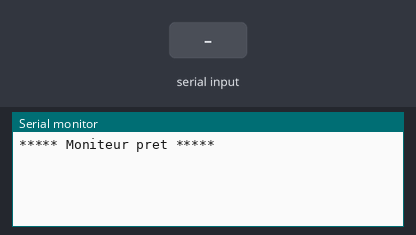
The sketch below on a simulated Arduino Uno, built with avr-gcc and run on an emulated ATmega328P. Parts: the last lines printed to the serial monitor. The test bench sets the inputs (shaded band).

Above: at 1.2 s.
1.3 s: "1" received over Serial
At 2.5 s:
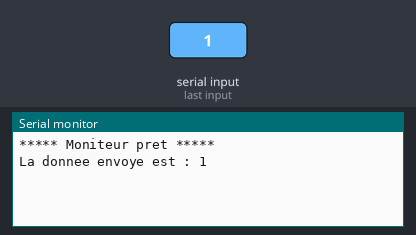
2.8 s: "0" received over Serial
At 4.0 s:
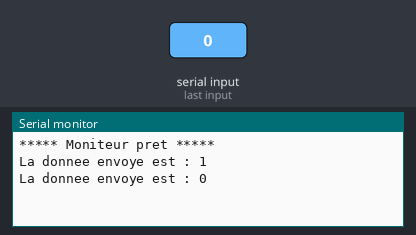
4.3 s: "2" received over Serial
At 5.1 s:
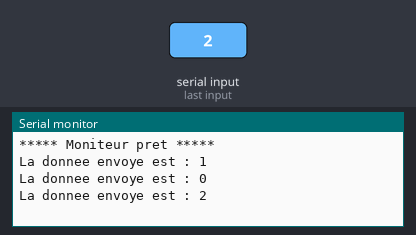

The sketch:

_02_Envoyer_des_donnees.ino
```cpp
/***** PLAISIR ARDUINO *****/
/*Le bute de ce projet est de transmetre et de recevoir
  des donées via le moniteur série.

  Matériels:
  - Carte Arduino UNO => http://www.arduino.cc/en/Main/ArduinoBoardUno
*/
void setup() {//Programme de configuration, initialisation et test.

  /****** CONFIGURATIONS ******/
  Serial.begin(9600); //Configuration du moniteur série.

  /****** INITIALISATIONS ******/

  /****** TEST *****/
  Serial.println("***** Moniteur pret *****");//Affichage d'un message.
  Serial.println();//Saut de ligne.

}//Fin de setup().

void loop() {//Programme principal.

  //Déclaration locale des variable utiles.
  char acquis_donnees; //Variable recevant les données transmise.

  //Déclaration local d'objet.
  String chaineCaractere; //Objet recevant les chaînes de caractères.

  //Contrôle de la présence de données dans le buffer.
  while (Serial.available() != 0) { //Condition d'execution de while.
    //Lecture du buffer et chargement des données.
    acquis_donnees = Serial.read(); //Chargement des données.
    //Chargement des données dans l'objet.
    chaineCaractere = chaineCaractere + acquis_donnees;
    delay(80);//Temporisation de traitement.
  }//while.

  //Affichage finale.
  if (chaineCaractere != 0) { //Contrôle la présence de données.
    //Affichage d'un message + objet.
    Serial.println("La donnee envoye est : " + chaineCaractere );
  }//if.

}//Fin de loop()
```

Measured:
- after the input at 1.3 s, the serial monitor: prints a new line after 0.08 s (image 1)
- after the input at 2.8 s, the serial monitor: prints a new line after 0.08 s (image 2)
- after the input at 4.3 s, the serial monitor: prints a new line after 0.08 s (image 3)
